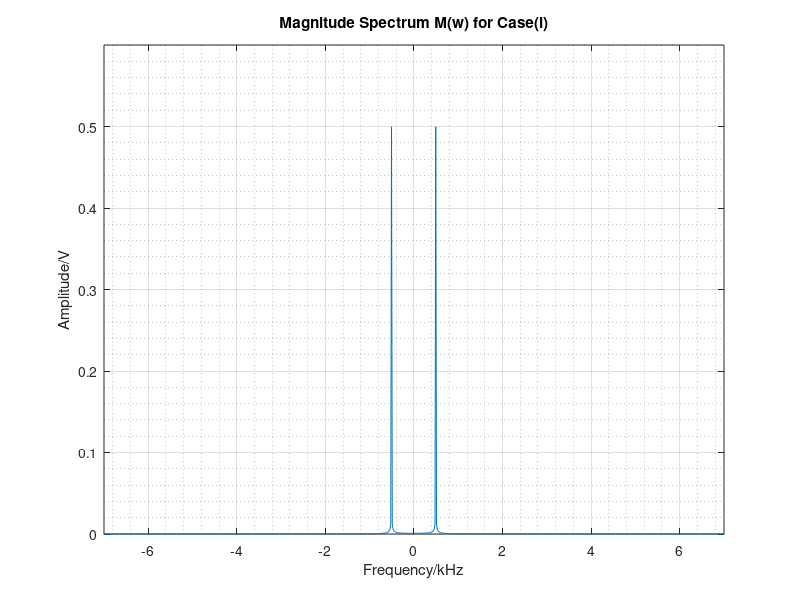
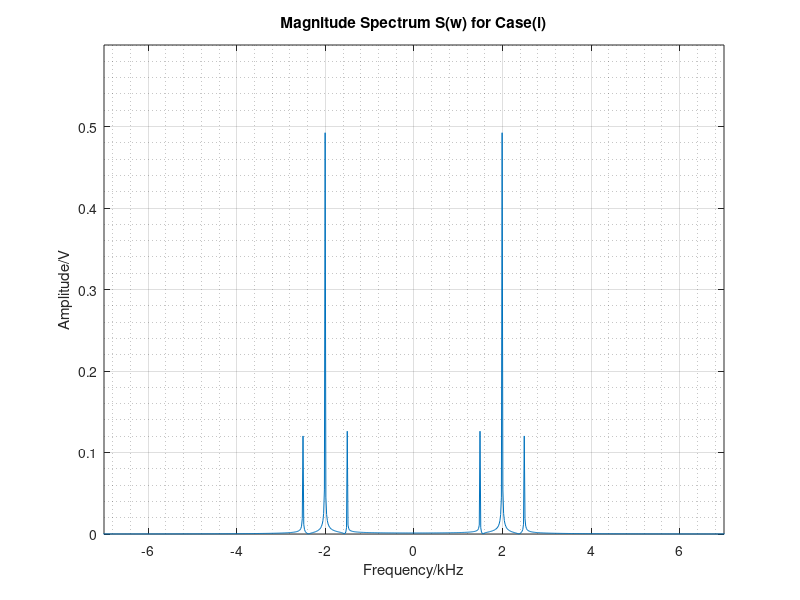
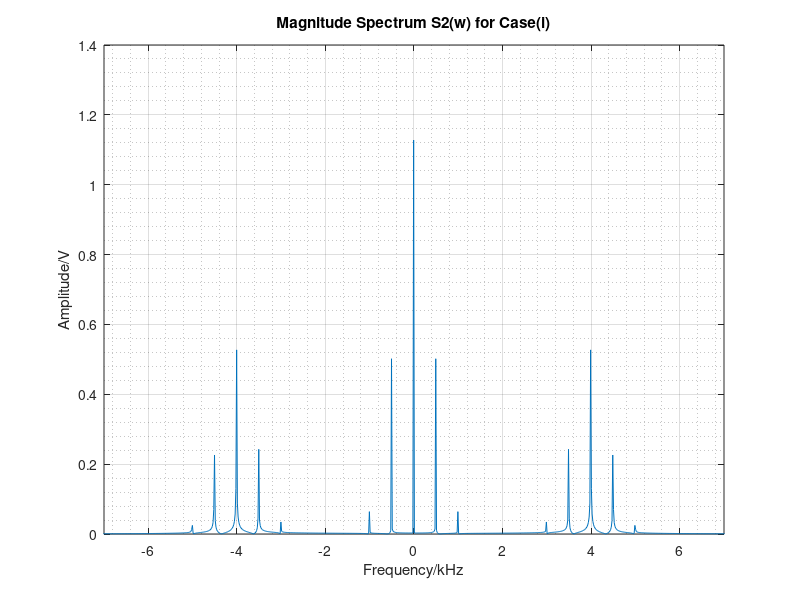

Source code (MATLAB) for these figures, in order: (Note: this script raises an error after producing the figures.)
fs = 20e3;         %Sampling Frequency
t = 0:1/fs:0.06;
L = length(t);

Ac = 1;

Ka = 0.5;
fm = 500;
fc = 2000;

m = cos(2*pi*fm*t);    %Message Signal
c = Ac*cos(2*pi*fc*t); %Carrier Signal
s = (1 + Ka*m).*c;     %AM Signal
s2 = 2*s.*s; %Squaring & Applying a gain of 2


%frequency specifications
df = fs/L;
min_f = -fs/2;
max_f = fs/2-df;
f = min_f:df:max_f;


%Magnitude Spectrum of Message Signal,m(t)
Mw = abs(fftshift(fft(m)));
figure(2)
plot(f/1000,Mw/L)
ylim([0,0.6]);
xlim([-7,7]);
title('Magnitude Spectrum M(w) for Case(i)')
xlabel('Frequency/kHz')
ylabel('Amplitude/V')
grid on
grid minor

%Magnitude Spectrum of AM Signal,s(t)
Sw = abs(fftshift(fft(s)));
figure(3)
plot(f/1000,Sw/L)
ylim([0,0.6]);
xlim([-7,7]);
title('Magnitude Spectrum S(w) for Case(i)')
xlabel('Frequency/kHz')
ylabel('Amplitude/V')
grid on
grid minor

%Magnitude Spectrum of Squared Signal,s2(t)
Vw = abs(fftshift(fft(s2)));
figure(4)
plot(f/1000,Vw/L)
%ylim([0,1]);
xlim([-7,7]);
title('Magnitude Spectrum S2(w) for Case(i)')
xlabel('Frequency/kHz')
ylabel('Amplitude/V')
grid on
grid minor


Fpass = 50;
Fstop = 60;
Ap = 0.5;
Ast = 80; 
d = designfilt('lowpassfir','PassbandFrequency',Fpass,...
  'StopbandFrequency',Fstop,'PassbandRipple',Ap,...
  'StopbandAttenuation',Ast,'SampleRate',fs);

%fvtool(d)

v = filter(d,s2); %Apply filter to s2

%Message signal obatained from demodulation
md = sqrt(v);
md = md - 1;

%Magnitude Spectrum of filtered Signal,v(t)
Vw = abs(fftshift(fft(v)));
figure(5)
plot(f/1000,Vw/L)
%ylim([0,1]);
xlim([-7,7]);
title('Magnitude Spectrum V(w) for Case(i)')
xlabel('Frequency/kHz')
ylabel('Amplitude/V')
grid on
grid minor

figure(6);
subplot(2,1,1);
plot(t,m);
%ylim([-1,1])
%xlim([0,0.01]);
xlabel('Time/s');
ylabel('Amplitude/V');
title('Message Signal m(t) for Case(i)')

subplot(2,1,2);
plot(t,md);
%ylim([-1,1])
%xlim([0,0.01]);
xlabel('Time/s');
ylabel('Amplitude/V');
title('Message Signal md(t) for Case(i)')
